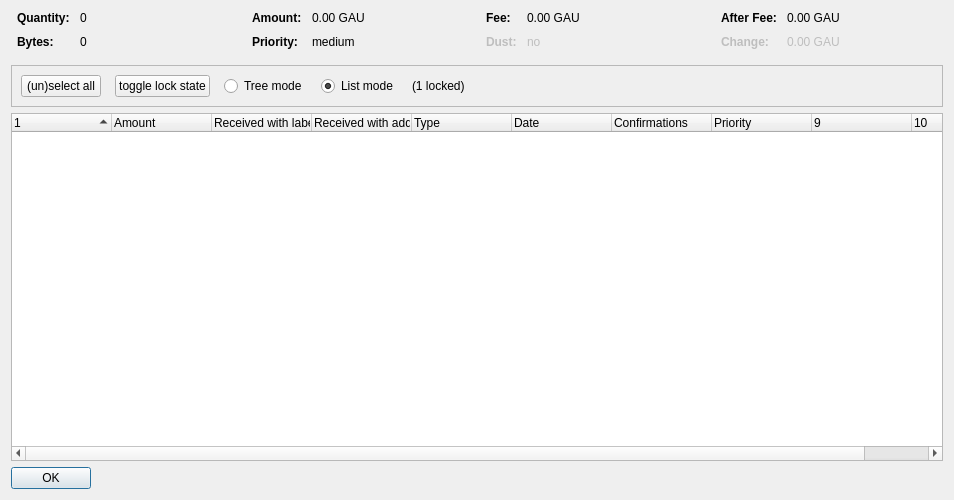
<?xml version="1.0" encoding="UTF-8"?>
<ui version="4.0">
 <class>CoinControlDialog</class>
 <widget class="QDialog" name="CoinControlDialog">
  <property name="geometry">
   <rect>
    <x>0</x>
    <y>0</y>
    <width>954</width>
    <height>500</height>
   </rect>
  </property>
  <property name="windowTitle">
   <string>Coin Selection</string>
  </property>
  <layout class="QVBoxLayout" name="verticalLayout">
   <item>
    <layout class="QHBoxLayout" name="horizontalLayoutTop" stretch="0,0,0,0">
     <property name="topMargin">
      <number>0</number>
     </property>
     <property name="bottomMargin">
      <number>10</number>
     </property>
     <item>
      <layout class="QFormLayout" name="formLayoutCoinControl1">
       <property name="horizontalSpacing">
        <number>10</number>
       </property>
       <property name="verticalSpacing">
        <number>10</number>
       </property>
       <property name="leftMargin">
        <number>6</number>
       </property>
       <property name="rightMargin">
        <number>6</number>
       </property>
       <item row="0" column="0">
        <widget class="QLabel" name="labelCoinControlQuantityText">
         <property name="font">
          <font>
           <weight>75</weight>
           <bold>true</bold>
          </font>
         </property>
         <property name="text">
          <string>Quantity:</string>
         </property>
        </widget>
       </item>
       <item row="0" column="1">
        <widget class="QLabel" name="labelCoinControlQuantity">
         <property name="cursor">
          <cursorShape>IBeamCursor</cursorShape>
         </property>
         <property name="contextMenuPolicy">
          <enum>Qt::ActionsContextMenu</enum>
         </property>
         <property name="text">
          <string notr="true">0</string>
         </property>
         <property name="textInteractionFlags">
          <set>Qt::LinksAccessibleByMouse|Qt::TextSelectableByKeyboard|Qt::TextSelectableByMouse</set>
         </property>
        </widget>
       </item>
       <item row="1" column="0">
        <widget class="QLabel" name="labelCoinControlBytesText">
         <property name="font">
          <font>
           <weight>75</weight>
           <bold>true</bold>
          </font>
         </property>
         <property name="text">
          <string>Bytes:</string>
         </property>
        </widget>
       </item>
       <item row="1" column="1">
        <widget class="QLabel" name="labelCoinControlBytes">
         <property name="cursor">
          <cursorShape>IBeamCursor</cursorShape>
         </property>
         <property name="contextMenuPolicy">
          <enum>Qt::ActionsContextMenu</enum>
         </property>
         <property name="text">
          <string notr="true">0</string>
         </property>
         <property name="textInteractionFlags">
          <set>Qt::LinksAccessibleByMouse|Qt::TextSelectableByKeyboard|Qt::TextSelectableByMouse</set>
         </property>
        </widget>
       </item>
      </layout>
     </item>
     <item>
      <layout class="QFormLayout" name="formLayoutCoinControl2">
       <property name="horizontalSpacing">
        <number>10</number>
       </property>
       <property name="verticalSpacing">
        <number>10</number>
       </property>
       <property name="leftMargin">
        <number>6</number>
       </property>
       <property name="rightMargin">
        <number>6</number>
       </property>
       <item row="0" column="0">
        <widget class="QLabel" name="labelCoinControlAmountText">
         <property name="font">
          <font>
           <weight>75</weight>
           <bold>true</bold>
          </font>
         </property>
         <property name="text">
          <string>Amount:</string>
         </property>
        </widget>
       </item>
       <item row="0" column="1">
        <widget class="QLabel" name="labelCoinControlAmount">
         <property name="cursor">
          <cursorShape>IBeamCursor</cursorShape>
         </property>
         <property name="contextMenuPolicy">
          <enum>Qt::ActionsContextMenu</enum>
         </property>
         <property name="text">
          <string notr="true">0.00 GAU</string>
         </property>
         <property name="textInteractionFlags">
          <set>Qt::LinksAccessibleByMouse|Qt::TextSelectableByKeyboard|Qt::TextSelectableByMouse</set>
         </property>
        </widget>
       </item>
       <item row="1" column="0">
        <widget class="QLabel" name="labelCoinControlPriorityText">
         <property name="font">
          <font>
           <weight>75</weight>
           <bold>true</bold>
          </font>
         </property>
         <property name="text">
          <string>Priority:</string>
         </property>
        </widget>
       </item>
       <item row="1" column="1">
        <widget class="QLabel" name="labelCoinControlPriority">
         <property name="cursor">
          <cursorShape>IBeamCursor</cursorShape>
         </property>
         <property name="contextMenuPolicy">
          <enum>Qt::ActionsContextMenu</enum>
         </property>
         <property name="text">
          <string>medium</string>
         </property>
         <property name="textInteractionFlags">
          <set>Qt::LinksAccessibleByMouse|Qt::TextSelectableByKeyboard|Qt::TextSelectableByMouse</set>
         </property>
        </widget>
       </item>
      </layout>
     </item>
     <item>
      <layout class="QFormLayout" name="formLayoutCoinControl3">
       <property name="horizontalSpacing">
        <number>10</number>
       </property>
       <property name="verticalSpacing">
        <number>10</number>
       </property>
       <property name="leftMargin">
        <number>6</number>
       </property>
       <property name="rightMargin">
        <number>6</number>
       </property>
       <item row="0" column="0">
        <widget class="QLabel" name="labelCoinControlFeeText">
         <property name="font">
          <font>
           <weight>75</weight>
           <bold>true</bold>
          </font>
         </property>
         <property name="text">
          <string>Fee:</string>
         </property>
        </widget>
       </item>
       <item row="0" column="1">
        <widget class="QLabel" name="labelCoinControlFee">
         <property name="cursor">
          <cursorShape>IBeamCursor</cursorShape>
         </property>
         <property name="contextMenuPolicy">
          <enum>Qt::ActionsContextMenu</enum>
         </property>
         <property name="text">
          <string notr="true">0.00 GAU</string>
         </property>
         <property name="textInteractionFlags">
          <set>Qt::LinksAccessibleByMouse|Qt::TextSelectableByKeyboard|Qt::TextSelectableByMouse</set>
         </property>
        </widget>
       </item>
       <item row="1" column="0">
        <widget class="QLabel" name="labelCoinControlLowOutputText">
         <property name="enabled">
          <bool>false</bool>
         </property>
         <property name="font">
          <font>
           <weight>75</weight>
           <bold>true</bold>
          </font>
         </property>
         <property name="text">
          <string>Dust:</string>
         </property>
        </widget>
       </item>
       <item row="1" column="1">
        <widget class="QLabel" name="labelCoinControlLowOutput">
         <property name="enabled">
          <bool>false</bool>
         </property>
         <property name="cursor">
          <cursorShape>IBeamCursor</cursorShape>
         </property>
         <property name="contextMenuPolicy">
          <enum>Qt::ActionsContextMenu</enum>
         </property>
         <property name="text">
          <string>no</string>
         </property>
         <property name="textInteractionFlags">
          <set>Qt::LinksAccessibleByMouse|Qt::TextSelectableByKeyboard|Qt::TextSelectableByMouse</set>
         </property>
        </widget>
       </item>
      </layout>
     </item>
     <item>
      <layout class="QFormLayout" name="formLayoutCoinControl4">
       <property name="horizontalSpacing">
        <number>10</number>
       </property>
       <property name="verticalSpacing">
        <number>10</number>
       </property>
       <property name="leftMargin">
        <number>6</number>
       </property>
       <property name="rightMargin">
        <number>6</number>
       </property>
       <item row="0" column="0">
        <widget class="QLabel" name="labelCoinControlAfterFeeText">
         <property name="font">
          <font>
           <weight>75</weight>
           <bold>true</bold>
          </font>
         </property>
         <property name="text">
          <string>After Fee:</string>
         </property>
        </widget>
       </item>
       <item row="0" column="1">
        <widget class="QLabel" name="labelCoinControlAfterFee">
         <property name="cursor">
          <cursorShape>IBeamCursor</cursorShape>
         </property>
         <property name="contextMenuPolicy">
          <enum>Qt::ActionsContextMenu</enum>
         </property>
         <property name="text">
          <string notr="true">0.00 GAU</string>
         </property>
         <property name="textInteractionFlags">
          <set>Qt::LinksAccessibleByMouse|Qt::TextSelectableByKeyboard|Qt::TextSelectableByMouse</set>
         </property>
        </widget>
       </item>
       <item row="1" column="0">
        <widget class="QLabel" name="labelCoinControlChangeText">
         <property name="enabled">
          <bool>false</bool>
         </property>
         <property name="font">
          <font>
           <weight>75</weight>
           <bold>true</bold>
          </font>
         </property>
         <property name="text">
          <string>Change:</string>
         </property>
        </widget>
       </item>
       <item row="1" column="1">
        <widget class="QLabel" name="labelCoinControlChange">
         <property name="enabled">
          <bool>false</bool>
         </property>
         <property name="cursor">
          <cursorShape>IBeamCursor</cursorShape>
         </property>
         <property name="contextMenuPolicy">
          <enum>Qt::ActionsContextMenu</enum>
         </property>
         <property name="text">
          <string notr="true">0.00 GAU</string>
         </property>
         <property name="textInteractionFlags">
          <set>Qt::LinksAccessibleByMouse|Qt::TextSelectableByKeyboard|Qt::TextSelectableByMouse</set>
         </property>
        </widget>
       </item>
      </layout>
     </item>
    </layout>
   </item>
   <item>
    <widget class="QFrame" name="frame">
     <property name="minimumSize">
      <size>
       <width>0</width>
       <height>40</height>
      </size>
     </property>
     <property name="frameShape">
      <enum>QFrame::StyledPanel</enum>
     </property>
     <property name="frameShadow">
      <enum>QFrame::Sunken</enum>
     </property>
     <layout class="QHBoxLayout" name="horizontalLayout">
      <item>
       <layout class="QHBoxLayout" name="horizontalLayoutPanel" stretch="0,0,0,0,0,0">
        <property name="spacing">
         <number>14</number>
        </property>
        <item>
         <widget class="QPushButton" name="pushButtonSelectAll">
          <property name="sizePolicy">
           <sizepolicy hsizetype="Maximum" vsizetype="Fixed">
            <horstretch>0</horstretch>
            <verstretch>0</verstretch>
           </sizepolicy>
          </property>
          <property name="text">
           <string>(un)select all</string>
          </property>
          <property name="autoDefault">
           <bool>false</bool>
          </property>
         </widget>
        </item>
        <item>
         <widget class="QPushButton" name="pushButtonToggleLock">
          <property name="sizePolicy">
           <sizepolicy hsizetype="Maximum" vsizetype="Fixed">
            <horstretch>0</horstretch>
            <verstretch>0</verstretch>
           </sizepolicy>
          </property>
          <property name="text">
           <string>toggle lock state</string>
          </property>
          <property name="autoDefault">
           <bool>false</bool>
          </property>
         </widget>
        </item>
        <item>
         <widget class="QRadioButton" name="radioTreeMode">
          <property name="sizePolicy">
           <sizepolicy hsizetype="Maximum" vsizetype="Fixed">
            <horstretch>0</horstretch>
            <verstretch>0</verstretch>
           </sizepolicy>
          </property>
          <property name="text">
           <string>Tree mode</string>
          </property>
         </widget>
        </item>
        <item>
         <widget class="QRadioButton" name="radioListMode">
          <property name="sizePolicy">
           <sizepolicy hsizetype="Maximum" vsizetype="Fixed">
            <horstretch>0</horstretch>
            <verstretch>0</verstretch>
           </sizepolicy>
          </property>
          <property name="text">
           <string>List mode</string>
          </property>
          <property name="checked">
           <bool>true</bool>
          </property>
         </widget>
        </item>
        <item>
         <widget class="QLabel" name="labelLocked">
          <property name="text">
           <string>(1 locked)</string>
          </property>
         </widget>
        </item>
        <item>
         <spacer name="horizontalSpacer">
          <property name="orientation">
           <enum>Qt::Horizontal</enum>
          </property>
          <property name="sizeHint" stdset="0">
           <size>
            <width>40</width>
            <height>20</height>
           </size>
          </property>
         </spacer>
        </item>
       </layout>
      </item>
     </layout>
    </widget>
   </item>
   <item>
    <widget class="CoinControlTreeWidget" name="treeWidget">
     <property name="contextMenuPolicy">
      <enum>Qt::CustomContextMenu</enum>
     </property>
     <property name="sortingEnabled">
      <bool>false</bool>
     </property>
     <property name="columnCount">
      <number>10</number>
     </property>
     <attribute name="headerShowSortIndicator" stdset="0">
      <bool>true</bool>
     </attribute>
     <attribute name="headerStretchLastSection">
      <bool>false</bool>
     </attribute>
     <column>
      <property name="text">
       <string/>
      </property>
     </column>
     <column>
      <property name="text">
       <string>Amount</string>
      </property>
     </column>
     <column>
      <property name="text">
       <string>Received with label</string>
      </property>
     </column>
     <column>
      <property name="text">
       <string>Received with address</string>
      </property>
     </column>
     <column>
      <property name="text">
       <string>Type</string>
      </property>
     </column>
     <column>
      <property name="text">
       <string>Date</string>
      </property>
     </column>
     <column>
      <property name="text">
       <string>Confirmations</string>
      </property>
      <property name="toolTip">
       <string>Confirmed</string>
      </property>
     </column>
     <column>
      <property name="text">
       <string>Priority</string>
      </property>
     </column>
     <column>
      <property name="text">
       <string/>
      </property>
     </column>
     <column>
      <property name="text">
       <string/>
      </property>
     </column>
    </widget>
   </item>
   <item>
    <widget class="QDialogButtonBox" name="buttonBox">
     <property name="sizePolicy">
      <sizepolicy hsizetype="Maximum" vsizetype="Fixed">
       <horstretch>0</horstretch>
       <verstretch>0</verstretch>
      </sizepolicy>
     </property>
     <property name="orientation">
      <enum>Qt::Horizontal</enum>
     </property>
     <property name="standardButtons">
      <set>QDialogButtonBox::Ok</set>
     </property>
    </widget>
   </item>
  </layout>
 </widget>
 <customwidgets>
  <customwidget>
   <class>CoinControlTreeWidget</class>
   <extends>QTreeWidget</extends>
   <header>coincontroltreewidget.h</header>
  </customwidget>
 </customwidgets>
 <resources/>
 <connections/>
</ui>
